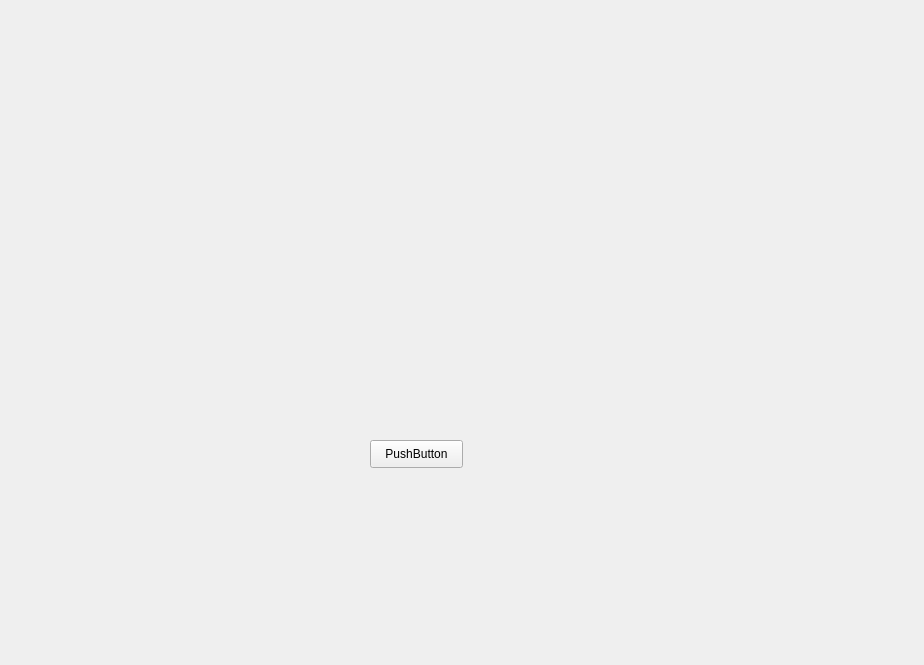
<?xml version="1.0" encoding="UTF-8"?>
<ui version="4.0">
 <class>Widget</class>
 <widget class="QWidget" name="Widget">
  <property name="geometry">
   <rect>
    <x>0</x>
    <y>0</y>
    <width>924</width>
    <height>665</height>
   </rect>
  </property>
  <property name="windowTitle">
   <string>Widget</string>
  </property>
  <widget class="QPushButton" name="pushButton">
   <property name="geometry">
    <rect>
     <x>370</x>
     <y>440</y>
     <width>93</width>
     <height>28</height>
    </rect>
   </property>
   <property name="text">
    <string>PushButton</string>
   </property>
  </widget>
 </widget>
 <resources/>
 <connections/>
</ui>
